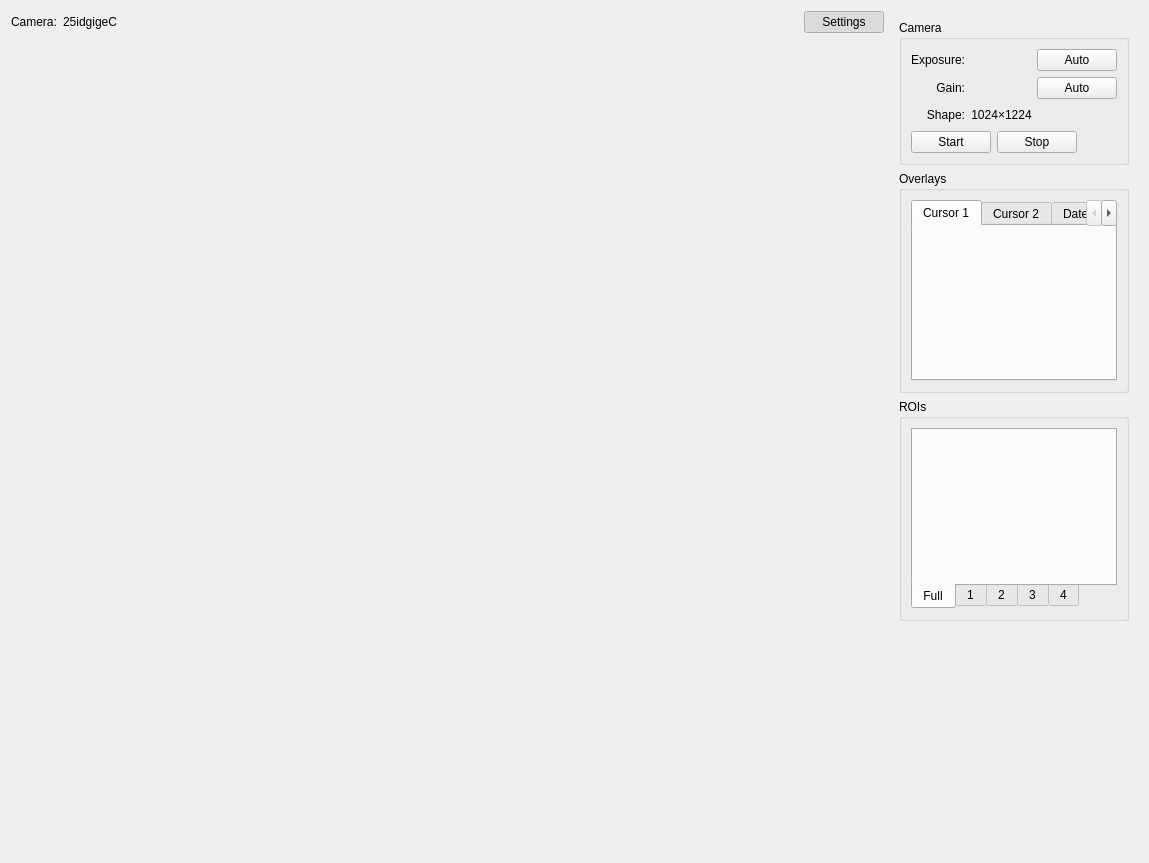
<?xml version="1.0" encoding="UTF-8"?>
<ui version="4.0">
 <class>camera_viewer_form</class>
 <widget class="QWidget" name="camera_viewer_form">
  <property name="geometry">
   <rect>
    <x>0</x>
    <y>0</y>
    <width>1149</width>
    <height>863</height>
   </rect>
  </property>
  <property name="windowTitle">
   <string>${DESC}</string>
  </property>
  <layout class="QVBoxLayout" name="verticalLayout_3">
   <item>
    <layout class="QHBoxLayout" name="horizontalLayout" stretch="5,0">
     <item>
      <layout class="QVBoxLayout" name="left_column_layout" stretch="0,0">
       <item>
        <layout class="QHBoxLayout" name="horizontalLayout_2">
         <item>
          <widget class="PyDMLabel" name="PyDMLabel">
           <property name="sizePolicy">
            <sizepolicy hsizetype="Minimum" vsizetype="Preferred">
             <horstretch>0</horstretch>
             <verstretch>0</verstretch>
            </sizepolicy>
           </property>
           <property name="toolTip">
            <string/>
           </property>
           <property name="text">
            <string>Camera:</string>
           </property>
          </widget>
         </item>
         <item>
          <widget class="QLabel" name="camera_description_label">
           <property name="text">
            <string>25idgigeC</string>
           </property>
          </widget>
         </item>
         <item>
          <spacer name="horizontalSpacer">
           <property name="orientation">
            <enum>Qt::Horizontal</enum>
           </property>
           <property name="sizeHint" stdset="0">
            <size>
             <width>40</width>
             <height>20</height>
            </size>
           </property>
          </spacer>
         </item>
         <item>
          <widget class="QPushButton" name="settings_button">
           <property name="text">
            <string>Settings</string>
           </property>
           <property name="checkable">
            <bool>true</bool>
           </property>
           <property name="checked">
            <bool>true</bool>
           </property>
          </widget>
         </item>
        </layout>
       </item>
       <item>
        <widget class="ImageView" name="image_view" native="true">
         <property name="sizePolicy">
          <sizepolicy hsizetype="Expanding" vsizetype="Expanding">
           <horstretch>0</horstretch>
           <verstretch>0</verstretch>
          </sizepolicy>
         </property>
        </widget>
       </item>
      </layout>
     </item>
     <item>
      <widget class="QFrame" name="controls_frame">
       <property name="enabled">
        <bool>true</bool>
       </property>
       <property name="frameShape">
        <enum>QFrame::NoFrame</enum>
       </property>
       <property name="frameShadow">
        <enum>QFrame::Raised</enum>
       </property>
       <layout class="QVBoxLayout" name="verticalLayout_7">
        <item>
         <widget class="QGroupBox" name="camera_group_box">
          <property name="title">
           <string>Camera</string>
          </property>
          <layout class="QVBoxLayout" name="verticalLayout_6">
           <item>
            <layout class="QGridLayout" name="gridLayout">
             <item row="4" column="0">
              <widget class="QLabel" name="label_8">
               <property name="text">
                <string>Shape:</string>
               </property>
               <property name="alignment">
                <set>Qt::AlignRight|Qt::AlignTrailing|Qt::AlignVCenter</set>
               </property>
              </widget>
             </item>
             <item row="4" column="1">
              <layout class="QHBoxLayout" name="horizontalLayout_5">
               <property name="spacing">
                <number>0</number>
               </property>
               <item>
                <widget class="PyDMLabel" name="PyDMLabel_5">
                 <property name="toolTip">
                  <string/>
                 </property>
                 <property name="text">
                  <string>1024</string>
                 </property>
                 <property name="alignment">
                  <set>Qt::AlignRight|Qt::AlignTrailing|Qt::AlignVCenter</set>
                 </property>
                 <property name="channel" stdset="0">
                  <string>haven://${AD}.cam.array_size.array_size_y</string>
                 </property>
                </widget>
               </item>
               <item>
                <widget class="QLabel" name="label_7">
                 <property name="text">
                  <string>×</string>
                 </property>
                 <property name="alignment">
                  <set>Qt::AlignCenter</set>
                 </property>
                </widget>
               </item>
               <item>
                <widget class="PyDMLabel" name="PyDMLabel_3">
                 <property name="toolTip">
                  <string/>
                 </property>
                 <property name="text">
                  <string>1224</string>
                 </property>
                 <property name="channel" stdset="0">
                  <string>haven://${AD}.cam.array_size.array_size_x</string>
                 </property>
                </widget>
               </item>
               <item>
                <spacer name="horizontalSpacer_2">
                 <property name="orientation">
                  <enum>Qt::Horizontal</enum>
                 </property>
                 <property name="sizeHint" stdset="0">
                  <size>
                   <width>40</width>
                   <height>20</height>
                  </size>
                 </property>
                </spacer>
               </item>
              </layout>
             </item>
             <item row="0" column="0">
              <widget class="QLabel" name="label_2">
               <property name="text">
                <string>Exposure:</string>
               </property>
               <property name="alignment">
                <set>Qt::AlignRight|Qt::AlignTrailing|Qt::AlignVCenter</set>
               </property>
              </widget>
             </item>
             <item row="2" column="0">
              <widget class="QLabel" name="label">
               <property name="text">
                <string>Gain:</string>
               </property>
               <property name="alignment">
                <set>Qt::AlignRight|Qt::AlignTrailing|Qt::AlignVCenter</set>
               </property>
              </widget>
             </item>
             <item row="2" column="1">
              <layout class="QHBoxLayout" name="horizontalLayout_6">
               <item>
                <widget class="PyDMSlider" name="PyDMSlider_2">
                 <property name="enabled">
                  <bool>false</bool>
                 </property>
                 <property name="toolTip">
                  <string/>
                 </property>
                 <property name="rules" stdset="0">
                  <string>[]</string>
                 </property>
                 <property name="channel" stdset="0">
                  <string>haven://${AD}.cam.gain</string>
                 </property>
                 <property name="tickPosition" stdset="0">
                  <enum>QSlider::TicksBelow</enum>
                 </property>
                 <property name="userDefinedLimits" stdset="0">
                  <bool>true</bool>
                 </property>
                 <property name="userMinimum" stdset="0">
                  <double>0.000000000000000</double>
                 </property>
                 <property name="userMaximum" stdset="0">
                  <double>20.000000000000000</double>
                 </property>
                 <property name="num_steps" stdset="0">
                  <number>101</number>
                 </property>
                </widget>
               </item>
               <item>
                <widget class="PyDMPushButton" name="PyDMPushButton_3">
                 <property name="toolTip">
                  <string/>
                 </property>
                 <property name="text">
                  <string>Auto</string>
                 </property>
                 <property name="channel" stdset="0">
                  <string>haven://${AD}.cam.gain_auto</string>
                 </property>
                 <property name="pressValue" stdset="0">
                  <string>1</string>
                 </property>
                </widget>
               </item>
              </layout>
             </item>
             <item row="0" column="1">
              <layout class="QHBoxLayout" name="horizontalLayout_7">
               <item>
                <widget class="PyDMSlider" name="PyDMSlider">
                 <property name="enabled">
                  <bool>false</bool>
                 </property>
                 <property name="toolTip">
                  <string/>
                 </property>
                 <property name="rules" stdset="0">
                  <string>[]</string>
                 </property>
                 <property name="channel" stdset="0">
                  <string>haven://${AD}.cam.acquire_time</string>
                 </property>
                 <property name="tickPosition" stdset="0">
                  <enum>QSlider::TicksBelow</enum>
                 </property>
                 <property name="userDefinedLimits" stdset="0">
                  <bool>true</bool>
                 </property>
                 <property name="userMinimum" stdset="0">
                  <double>0.000000000000000</double>
                 </property>
                 <property name="userMaximum" stdset="0">
                  <double>0.200000000000000</double>
                 </property>
                </widget>
               </item>
               <item>
                <widget class="PyDMPushButton" name="PyDMPushButton_4">
                 <property name="toolTip">
                  <string/>
                 </property>
                 <property name="text">
                  <string>Auto</string>
                 </property>
                 <property name="channel" stdset="0">
                  <string>haven://${AD}.cam.acquire_time_auto</string>
                 </property>
                 <property name="pressValue" stdset="0">
                  <string>1</string>
                 </property>
                </widget>
               </item>
              </layout>
             </item>
            </layout>
           </item>
           <item>
            <layout class="QHBoxLayout" name="horizontalLayout_4">
             <item>
              <widget class="PyDMPushButton" name="PyDMPushButton">
               <property name="toolTip">
                <string/>
               </property>
               <property name="text">
                <string>Start</string>
               </property>
               <property name="rules" stdset="0">
                <string>[{&quot;name&quot;: &quot;enable_acquire_buttons&quot;, &quot;property&quot;: &quot;Enable&quot;, &quot;initial_value&quot;: &quot;False&quot;, &quot;expression&quot;: &quot;ch[0] == 0&quot;, &quot;channels&quot;: [{&quot;channel&quot;: &quot;${PREFIX}cam1:Acquire&quot;, &quot;trigger&quot;: true, &quot;use_enum&quot;: false}]}]</string>
               </property>
               <property name="alarmSensitiveContent" stdset="0">
                <bool>false</bool>
               </property>
               <property name="alarmSensitiveBorder" stdset="0">
                <bool>false</bool>
               </property>
               <property name="channel" stdset="0">
                <string>haven://${AD}.cam.acquire</string>
               </property>
               <property name="passwordProtected" stdset="0">
                <bool>false</bool>
               </property>
               <property name="password" stdset="0">
                <string/>
               </property>
               <property name="protectedPassword" stdset="0">
                <string/>
               </property>
               <property name="showConfirmDialog" stdset="0">
                <bool>false</bool>
               </property>
               <property name="confirmMessage" stdset="0">
                <string>Are you sure you want to proceed?</string>
               </property>
               <property name="pressValue" stdset="0">
                <string>1</string>
               </property>
               <property name="releaseValue" stdset="0">
                <string>None</string>
               </property>
               <property name="relativeChange" stdset="0">
                <bool>false</bool>
               </property>
               <property name="writeWhenRelease" stdset="0">
                <bool>false</bool>
               </property>
              </widget>
             </item>
             <item>
              <widget class="PyDMPushButton" name="PyDMPushButton_2">
               <property name="toolTip">
                <string/>
               </property>
               <property name="text">
                <string>Stop</string>
               </property>
               <property name="rules" stdset="0">
                <string>[{&quot;name&quot;: &quot;enable_acquire_buttons&quot;, &quot;property&quot;: &quot;Enable&quot;, &quot;initial_value&quot;: &quot;&quot;, &quot;expression&quot;: &quot;ch[0] == 1&quot;, &quot;channels&quot;: [{&quot;channel&quot;: &quot;${PREFIX}cam1:Acquire&quot;, &quot;trigger&quot;: true, &quot;use_enum&quot;: false}]}]</string>
               </property>
               <property name="channel" stdset="0">
                <string>haven://${AD}.cam.acquire</string>
               </property>
               <property name="pressValue" stdset="0">
                <string>0</string>
               </property>
              </widget>
             </item>
             <item>
              <spacer name="horizontalSpacer_3">
               <property name="orientation">
                <enum>Qt::Horizontal</enum>
               </property>
               <property name="sizeHint" stdset="0">
                <size>
                 <width>40</width>
                 <height>20</height>
                </size>
               </property>
              </spacer>
             </item>
            </layout>
           </item>
          </layout>
         </widget>
        </item>
        <item>
         <widget class="QGroupBox" name="groupBox_2">
          <property name="title">
           <string>Overlays</string>
          </property>
          <layout class="QVBoxLayout" name="verticalLayout">
           <item>
            <widget class="PyDMTabWidget" name="PyDMTabWidget_2">
             <property name="toolTip">
              <string/>
             </property>
             <property name="whatsThis">
              <string/>
             </property>
             <property name="currentIndex">
              <number>0</number>
             </property>
             <property name="alarmChannels">
              <stringlist>
               <string></string>
               <string></string>
               <string></string>
              </stringlist>
             </property>
             <widget class="QWidget" name="tab_6">
              <attribute name="title">
               <string>Cursor 1</string>
              </attribute>
              <layout class="QVBoxLayout" name="verticalLayout_5">
               <item>
                <widget class="PyDMEmbeddedDisplay" name="PyDMEmbeddedDisplay_8">
                 <property name="toolTip">
                  <string/>
                 </property>
                 <property name="frameShape">
                  <enum>QFrame::NoFrame</enum>
                 </property>
                 <property name="macros" stdset="0">
                  <string>AD=${AD},OV=6</string>
                 </property>
                 <property name="filename" stdset="0">
                  <string>area_detector_overlay.ui</string>
                 </property>
                </widget>
               </item>
              </layout>
             </widget>
             <widget class="QWidget" name="tab_7">
              <attribute name="title">
               <string>Cursor 2</string>
              </attribute>
              <layout class="QVBoxLayout" name="verticalLayout_12">
               <item>
                <widget class="PyDMEmbeddedDisplay" name="PyDMEmbeddedDisplay_7">
                 <property name="toolTip">
                  <string/>
                 </property>
                 <property name="frameShape">
                  <enum>QFrame::NoFrame</enum>
                 </property>
                 <property name="macros" stdset="0">
                  <string>AD=${AD},OV=7</string>
                 </property>
                 <property name="filename" stdset="0">
                  <string>area_detector_overlay.ui</string>
                 </property>
                </widget>
               </item>
              </layout>
             </widget>
             <widget class="QWidget" name="tab_8">
              <attribute name="title">
               <string>Datetime</string>
              </attribute>
              <layout class="QVBoxLayout" name="verticalLayout_4">
               <item>
                <widget class="PyDMEmbeddedDisplay" name="PyDMEmbeddedDisplay_6">
                 <property name="toolTip">
                  <string/>
                 </property>
                 <property name="frameShape">
                  <enum>QFrame::NoFrame</enum>
                 </property>
                 <property name="macros" stdset="0">
                  <string>AD=${AD},OV=8</string>
                 </property>
                 <property name="filename" stdset="0">
                  <string>area_detector_overlay.ui</string>
                 </property>
                </widget>
               </item>
              </layout>
             </widget>
            </widget>
           </item>
          </layout>
         </widget>
        </item>
        <item>
         <widget class="QGroupBox" name="groupBox">
          <property name="title">
           <string>ROIs</string>
          </property>
          <layout class="QVBoxLayout" name="verticalLayout_2">
           <item>
            <widget class="PyDMTabWidget" name="PyDMTabWidget">
             <property name="toolTip">
              <string/>
             </property>
             <property name="whatsThis">
              <string/>
             </property>
             <property name="tabPosition">
              <enum>QTabWidget::South</enum>
             </property>
             <property name="tabShape">
              <enum>QTabWidget::Rounded</enum>
             </property>
             <property name="currentIndex">
              <number>0</number>
             </property>
             <property name="tabBarAutoHide">
              <bool>false</bool>
             </property>
             <property name="currentTabAlarmChannel" stdset="0">
              <cstring></cstring>
             </property>
             <property name="alarmChannels">
              <stringlist>
               <string></string>
               <string></string>
               <string></string>
               <string></string>
               <string></string>
              </stringlist>
             </property>
             <widget class="QWidget" name="tab">
              <attribute name="title">
               <string>Full</string>
              </attribute>
              <layout class="QHBoxLayout" name="horizontalLayout_11">
               <item>
                <widget class="PyDMEmbeddedDisplay" name="PyDMEmbeddedDisplay_5">
                 <property name="toolTip">
                  <string/>
                 </property>
                 <property name="frameShape">
                  <enum>QFrame::NoFrame</enum>
                 </property>
                 <property name="macros" stdset="0">
                  <string>AD=${AD},R=5</string>
                 </property>
                 <property name="filename" stdset="0">
                  <string>area_detector_roi.ui</string>
                 </property>
                </widget>
               </item>
              </layout>
             </widget>
             <widget class="QWidget" name="tab_2">
              <attribute name="title">
               <string>1</string>
              </attribute>
              <layout class="QVBoxLayout" name="verticalLayout_8">
               <item>
                <widget class="PyDMEmbeddedDisplay" name="PyDMEmbeddedDisplay">
                 <property name="toolTip">
                  <string/>
                 </property>
                 <property name="frameShape">
                  <enum>QFrame::NoFrame</enum>
                 </property>
                 <property name="macros" stdset="0">
                  <string>AD=${AD},R=1</string>
                 </property>
                 <property name="filename" stdset="0">
                  <string>area_detector_roi.ui</string>
                 </property>
                </widget>
               </item>
              </layout>
             </widget>
             <widget class="QWidget" name="tab_5">
              <attribute name="title">
               <string>2</string>
              </attribute>
              <layout class="QVBoxLayout" name="verticalLayout_9">
               <item>
                <widget class="PyDMEmbeddedDisplay" name="PyDMEmbeddedDisplay_2">
                 <property name="toolTip">
                  <string/>
                 </property>
                 <property name="frameShape">
                  <enum>QFrame::NoFrame</enum>
                 </property>
                 <property name="macros" stdset="0">
                  <string>AD=${AD},R=2</string>
                 </property>
                 <property name="filename" stdset="0">
                  <string>area_detector_roi.ui</string>
                 </property>
                </widget>
               </item>
              </layout>
             </widget>
             <widget class="QWidget" name="tab_4">
              <attribute name="title">
               <string>3</string>
              </attribute>
              <layout class="QVBoxLayout" name="verticalLayout_10">
               <item>
                <widget class="PyDMEmbeddedDisplay" name="PyDMEmbeddedDisplay_3">
                 <property name="toolTip">
                  <string/>
                 </property>
                 <property name="frameShape">
                  <enum>QFrame::NoFrame</enum>
                 </property>
                 <property name="macros" stdset="0">
                  <string>AD=${AD},R=3</string>
                 </property>
                 <property name="filename" stdset="0">
                  <string>area_detector_roi.ui</string>
                 </property>
                </widget>
               </item>
              </layout>
             </widget>
             <widget class="QWidget" name="tab_3">
              <attribute name="title">
               <string>4</string>
              </attribute>
              <layout class="QVBoxLayout" name="verticalLayout_11">
               <item>
                <widget class="PyDMEmbeddedDisplay" name="PyDMEmbeddedDisplay_4">
                 <property name="toolTip">
                  <string/>
                 </property>
                 <property name="frameShape">
                  <enum>QFrame::NoFrame</enum>
                 </property>
                 <property name="macros" stdset="0">
                  <string>AD=${AD},R=4</string>
                 </property>
                 <property name="filename" stdset="0">
                  <string>area_detector_roi.ui</string>
                 </property>
                </widget>
               </item>
              </layout>
             </widget>
            </widget>
           </item>
          </layout>
         </widget>
        </item>
        <item>
         <spacer name="verticalSpacer">
          <property name="orientation">
           <enum>Qt::Vertical</enum>
          </property>
          <property name="sizeHint" stdset="0">
           <size>
            <width>20</width>
            <height>40</height>
           </size>
          </property>
         </spacer>
        </item>
       </layout>
      </widget>
     </item>
    </layout>
   </item>
  </layout>
 </widget>
 <customwidgets>
  <customwidget>
   <class>PyDMTabWidget</class>
   <extends>QTabWidget</extends>
   <header>pydm.widgets.tab_bar</header>
  </customwidget>
  <customwidget>
   <class>PyDMLabel</class>
   <extends>QLabel</extends>
   <header>pydm.widgets.label</header>
  </customwidget>
  <customwidget>
   <class>PyDMEmbeddedDisplay</class>
   <extends>QFrame</extends>
   <header>pydm.widgets.embedded_display</header>
  </customwidget>
  <customwidget>
   <class>PyDMPushButton</class>
   <extends>QPushButton</extends>
   <header>pydm.widgets.pushbutton</header>
  </customwidget>
  <customwidget>
   <class>PyDMSlider</class>
   <extends>QFrame</extends>
   <header>pydm.widgets.slider</header>
  </customwidget>
  <customwidget>
   <class>ImageView</class>
   <extends>QWidget</extends>
   <header>pyqtgraph</header>
   <container>1</container>
  </customwidget>
 </customwidgets>
 <resources/>
 <connections/>
</ui>
